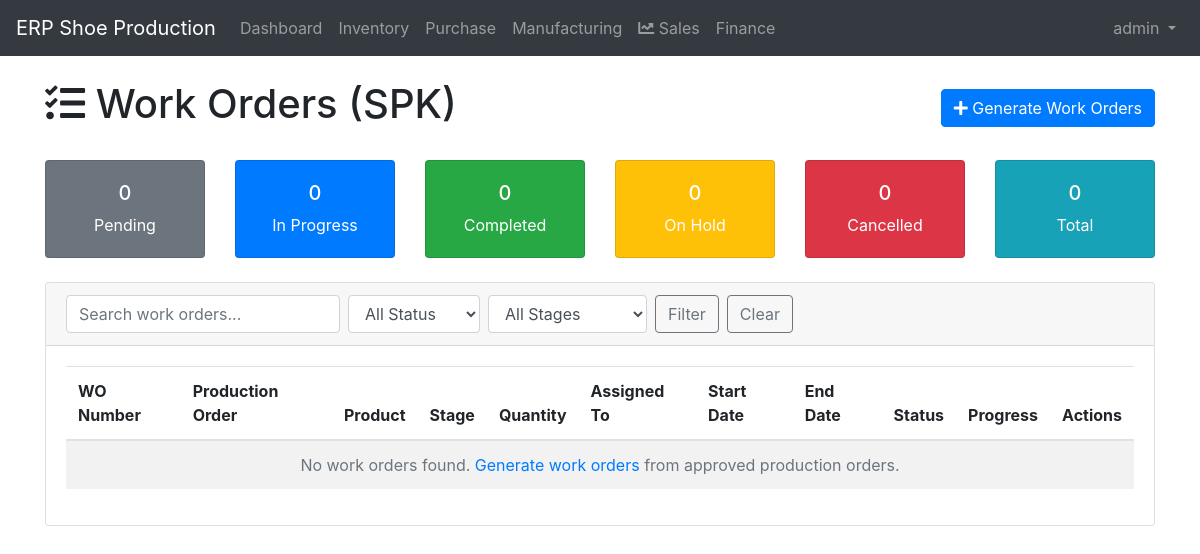
The page /manufacturing/work-orders/ (signed in) on the database as committed earlier.
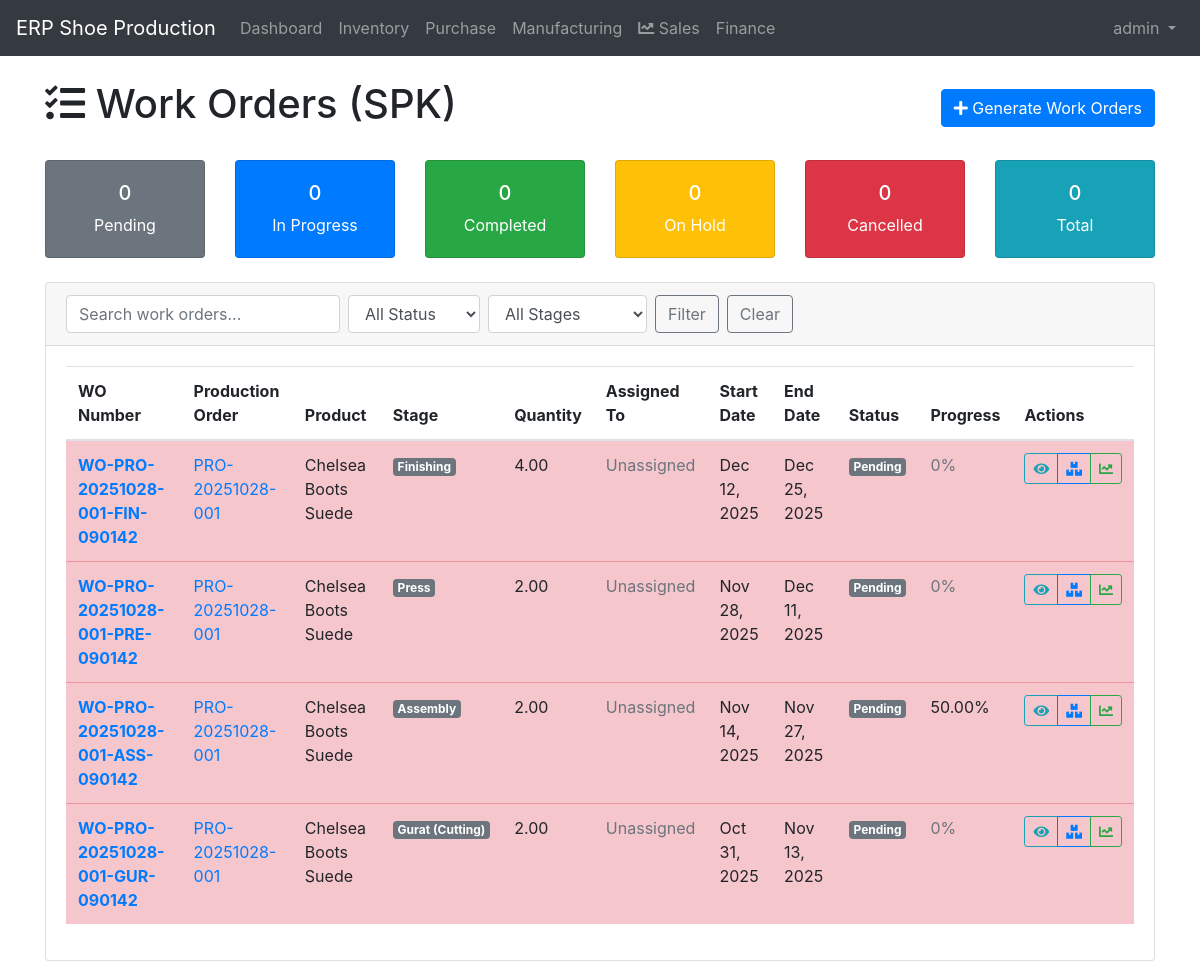
The same page on the database as committed later.
### manufacturing/models.py (models this page shows, shortened)
class WorkOrder(models.Model):
    STATUS_CHOICES = [
        ('pending', 'Pending'),
        ('in_progress', 'In Progress'),
        ('completed', 'Completed'),
        ('on_hold', 'On Hold'),
        ('cancelled', 'Cancelled'),
    ]
    STAGE_CHOICES = [
        ('gurat', 'Gurat (Cutting)'),
        ('assembly', 'Assembly'),
        ('press', 'Press'),
        ('finishing', 'Finishing'),
    ]
    wo_number = models.CharField(max_length=20, unique=True, help_text="Work order number")
    production_order = models.ForeignKey(ProductionOrder, on_delete=models.CASCADE, related_name='work_orders')
    stage = models.CharField(max_length=20, choices=STAGE_CHOICES, help_text="Production stage")
    quantity = models.DecimalField(max_digits=10, decimal_places=2, help_text="Quantity for this work order")
    status = models.CharField(max_length=20, choices=STATUS_CHOICES, default='pending')
    planned_start_date = models.DateField(help_text="Planned start date for this stage")
    planned_end_date = models.DateField(help_text="Planned completion date for this stage")
    actual_start_date = models.DateField(null=True, blank=True, help_text="Actual start date")
    actual_end_date = models.DateField(null=True, blank=True, help_text="Actual completion date")
    assigned_to = models.ForeignKey(User, on_delete=models.SET_NULL, null=True, blank=True, related_name='assigned_work_orders')
    supervisor = models.ForeignKey(User, on_delete=models.SET_NULL, null=True, blank=True, related_name='supervised_work_orders')
    notes = models.TextField(blank=True, help_text="Work instructions and notes")
    created_at = models.DateTimeField(auto_now_add=True)
    updated_at = models.DateTimeField(auto_now=True)
    class Meta:
        ordering = ['production_order', 'stage']
        verbose_name = 'Work Order'
        verbose_name_plural = 'Work Orders'

class ProductionOrder(models.Model):
    STATUS_CHOICES = [
        ('draft', 'Draft'),
        ('pending_approval', 'Pending Approval'),
        ('approved', 'Approved'),
        ('in_progress', 'In Progress'),
        ('completed', 'Completed'),
        ('cancelled', 'Cancelled'),
    ]
    PRIORITY_CHOICES = [
        ('low', 'Low'),
        ('medium', 'Medium'),
        ('high', 'High'),
        ('urgent', 'Urgent'),
    ]
    po_number = models.CharField(max_length=20, unique=True, help_text="Production order number")
    product = models.ForeignKey(FinishedProduct, on_delete=models.CASCADE, related_name='production_orders')
    quantity = models.DecimalField(max_digits=10, decimal_places=2, help_text="Quantity to produce")
    planned_start_date = models.DateField(help_text="Planned production start date")
    planned_end_date = models.DateField(help_text="Planned production completion date")
    actual_start_date = models.DateField(null=True, blank=True, help_text="Actual production start date")
    actual_end_date = models.DateField(null=True, blank=True, help_text="Actual production completion date")
    status = models.CharField(max_length=20, choices=STATUS_CHOICES, default='draft')
    priority = models.CharField(max_length=10, choices=PRIORITY_CHOICES, default='medium')
    created_by = models.ForeignKey(User, on_delete=models.CASCADE, related_name='created_production_orders')
    approved_by = models.ForeignKey(User, on_delete=models.SET_NULL, null=True, blank=True, related_name='approved_production_orders')
    approved_at = models.DateTimeField(null=True, blank=True)
    notes = models.TextField(blank=True, help_text="Additional notes")
    created_at = models.DateTimeField(auto_now_add=True)
    updated_at = models.DateTimeField(auto_now=True)
    class Meta:
        ordering = ['-planned_start_date', '-created_at']
        verbose_name = 'Production Order'
        verbose_name_plural = 'Production Orders'
    @property
    def is_overdue(self):
        if self.planned_end_date and self.status in ['approved', 'in_progress']:
            return timezone.now().date() > self.planned_end_date
        return False

class ProductionProgress(models.Model):
    work_order = models.ForeignKey(WorkOrder, on_delete=models.CASCADE, related_name='progress_entries')
    progress_percentage = models.DecimalField(max_digits=5, decimal_places=2, help_text="Progress percentage (0-100)")
    quantity_completed = models.DecimalField(max_digits=10, decimal_places=2, help_text="Quantity completed")
    progress_date = models.DateTimeField(default=timezone.now, help_text="Date of progress update")
    recorded_by = models.ForeignKey(User, on_delete=models.CASCADE, related_name='progress_entries')
    notes = models.TextField(blank=True, help_text="Progress notes")
    created_at = models.DateTimeField(auto_now_add=True)
    class Meta:
        ordering = ['-progress_date']
        verbose_name = 'Production Progress'
        verbose_name_plural = 'Production Progress'

### inventory/models.py (models this page shows, shortened)
class FinishedProduct(models.Model):
    SIZE_CHOICES = [
        ('35', '35'),
        ('36', '36'),
        ('37', '37'),
        ('38', '38'),
        ('39', '39'),
        ('40', '40'),
        ('41', '41'),
        ('42', '42'),
        ('43', '43'),
        ('44', '44'),
        ('45', '45'),
    ]
    COLOR_CHOICES = [
        ('black', 'Black'),
        ('white', 'White'),
        ('brown', 'Brown'),
        ('blue', 'Blue'),
        ('red', 'Red'),
        ('green', 'Green'),
        ('yellow', 'Yellow'),
        ('gray', 'Gray'),
        ('navy', 'Navy'),
        ('beige', 'Beige'),
        ('sands', 'Sands'),
    ]
    code = models.CharField(max_length=20, unique=True)
    name = models.CharField(max_length=200)
    category = models.ForeignKey(ProductCategory, on_delete=models.CASCADE)
    size = models.CharField(max_length=10, choices=SIZE_CHOICES)
    color = models.CharField(max_length=20, choices=COLOR_CHOICES)
    description = models.TextField(blank=True)
    current_stock = models.IntegerField(default=0)
    minimum_stock = models.IntegerField(default=0)
    unit_price = models.DecimalField(max_digits=10, decimal_places=2, default=0)
    is_active = models.BooleanField(default=True)
    created_at = models.DateTimeField(auto_now_add=True)
    updated_at = models.DateTimeField(auto_now=True)

### manufacturing/views.py (the view)
# urls.py: path('work-orders/', views.work_order_list, name='work_order_list'),
@login_required
def work_order_list(request):
    work_orders = WorkOrder.objects.select_related(
        'production_order__product', 'assigned_to', 'supervisor'
    ).order_by('-planned_start_date')
    paginator = Paginator(work_orders, 15)
    page_number = request.GET.get('page')
    page_obj = paginator.get_page(page_number)
    context = {
        'page_obj': page_obj,
        'title': 'Work Orders'
    }
    return render(request, 'manufacturing/work_order_list.html', context)

### templates/manufacturing/work_order_list.html (shortened to what the changed rows need)
{% extends 'base.html' %}
{% load bootstrap4 %}
{% block content %}
<div class="row">
    <div class="col-12">
        <div class="d-flex justify-content-between align-items-center mb-4">
            <h1><i class="fas fa-tasks"></i> Work Orders (SPK)</h1>
        </div>
    </div>
</div>
<div class="row">
    <div class="col-12">
        <div class="card">
            <div class="card-body">
                <div class="table-responsive">
                    <table class="table table-striped">
                        <thead>
                            <tr>
                                <th>WO Number</th>
                                <th>Production Order</th>
                                <th>Product</th>
                                <th>Stage</th>
                                <th>Quantity</th>
                                <th>Assigned To</th>
                                <th>Start Date</th>
                                <th>End Date</th>
                                <th>Status</th>
                                <th>Progress</th>
                                <th>Actions</th>
                            </tr>
                        </thead>
                        <tbody>
                            {% for wo in page_obj %}
                            <tr class="{% if wo.production_order.is_overdue %}table-danger{% endif %}">
                                <td>
                                    <strong><a href="{% url 'work_order_detail' wo.pk %}">{{ wo.wo_number }}</a></strong>
                                </td>
                                <td>
                                    <a href="{% url 'production_order_detail' wo.production_order.pk %}">{{ wo.production_order.po_number }}</a>
                                </td>
                                <td>{{ wo.production_order.product.name }}</td>
                                <td>
                                    <span class="badge badge-secondary">
                                        {% if wo.stage == 'gurat' %}Gurat (Cutting)
                                        {% elif wo.stage == 'assembly' %}Assembly
                                        {% elif wo.stage == 'press' %}Press
                                        {% else %}Finishing{% endif %}
                                    </span>
                                </td>
                                <td>{{ wo.quantity }}</td>
                                <td>
                                    {% if wo.assigned_to %}
                                        {{ wo.assigned_to.get_full_name|default:wo.assigned_to.username }}
                                    {% else %}
                                        <span class="text-muted">Unassigned</span>
                                    {% endif %}
                                </td>
                                <td>{{ wo.planned_start_date|date:"M d, Y" }}</td>
                                <td>{{ wo.planned_end_date|date:"M d, Y" }}</td>
                                <td>
                                    <span class="badge badge-{% if wo.status == 'completed' %}success{% elif wo.status == 'in_progress' %}primary{% elif wo.status == 'pending' %}secondary{% elif wo.status == 'on_hold' %}warning{% else %}danger{% endif %}">
                                        {{ wo.get_status_display }}
                                    </span>
                                </td>
                                <td>
                                    {% if wo.status == 'completed' %}
                                        <span class="text-success">100%</span>
                                    {% else %}
                                        {% with progress=wo.progress_entries.last %}
                                            {% if progress %}
                                                {{ progress.progress_percentage }}%
                                            {% else %}
                                                <span class="text-muted">0%</span>
                                            {% endif %}
                                        {% endwith %}
                                    {% endif %}
                                </td>
                                <td>
                                    <div class="btn-group" role="group">
                                        <a href="{% url 'work_order_detail' wo.pk %}" class="btn btn-sm btn-outline-info" title="View Details">
                                            <i class="fas fa-eye"></i>
                                        </a>
                                        {% if wo.status in 'pending,in_progress' %}
                                            <a href="{% url 'record_material_consumption' wo.pk %}" class="btn btn-sm btn-outline-primary" title="Record Consumption">
                                                <i class="fas fa-boxes"></i>
                                            </a>
                                            <a href="{% url 'record_production_progress' wo.pk %}" class="btn btn-sm btn-outline-success" title="Update Progress">
                                                <i class="fas fa-chart-line"></i>
                                            </a>
                                        {% endif %}
                                    </div>
                                </td>
                            </tr>
                            {% empty %}
                            <tr>
                                <td colspan="11" class="text-center text-muted">
                                    No work orders found. <a href="{% url 'generate_work_orders' %}">Generate work orders</a> from approved production orders.
                                </td>
                            </tr>
                            {% endfor %}
                        </tbody>
                    </table>
                </div>
            </div>
        </div>
    </div>
</div>
{% endblock %}

Rows that differ between the two databases and show on the page:
added WorkOrder: wo_number "WO-PRO-20251028-001-FIN-090142", production_order.po_number "PRO-20251028-001", production_order.product.name "Chelsea Boots Suede", stage "Finishing", quantity "4.00", shows "Unassigned", planned_start_date "Dec 12, 2025", planned_end_date "Dec 25, 2025", status "Pending", shows "0%"
added WorkOrder: wo_number "WO-PRO-20251028-001-PRE-090142", production_order.po_number "PRO-20251028-001", production_order.product.name "Chelsea Boots Suede", stage "Press", quantity "2.00", shows "Unassigned", planned_start_date "Nov 28, 2025", planned_end_date "Dec 11, 2025", status "Pending", shows "0%"
added WorkOrder: wo_number "WO-PRO-20251028-001-ASS-090142", production_order.po_number "PRO-20251028-001", production_order.product.name "Chelsea Boots Suede", stage "Assembly", quantity "2.00", shows "Unassigned", planned_start_date "Nov 14, 2025", planned_end_date "Nov 27, 2025", status "Pending", progress_entries.last.progress_percentage "50.00"
added WorkOrder: wo_number "WO-PRO-20251028-001-GUR-090142", production_order.po_number "PRO-20251028-001", production_order.product.name "Chelsea Boots Suede", stage "Gurat (Cutting)", quantity "2.00", shows "Unassigned", planned_start_date "Oct 31, 2025", planned_end_date "Nov 13, 2025", status "Pending", shows "0%"
Other text that changed with them:
text no longer shown: "No work orders found. Generate work orders from approved production orders."
